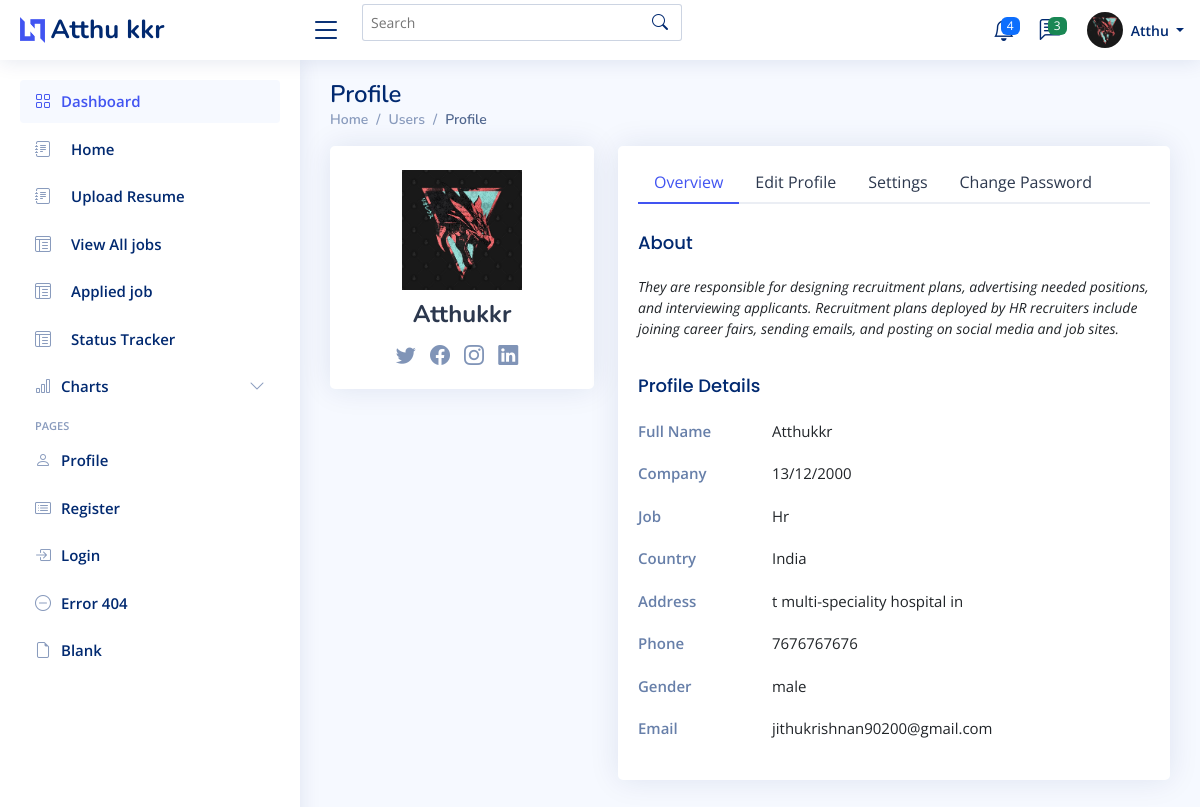
The page /update_profile_job (signed in) on the database its author committed.
### UserApplicant/models.py (models this page shows, shortened)
class User(AbstractUser):
    email = models.EmailField(unique=True)
    is_employer=models.BooleanField(default=False)
    is_jobseeker=models.BooleanField(default=False)
    has_resume=models.BooleanField(default=False)
    has_company=models.BooleanField(default=False)
    is_verified =models.BooleanField(default=False)
    verification_token= models.CharField(max_length=64,unique=True,blank=True)
    is_blocked =models.BooleanField(default=False)

class jobseeker_Profile(models.Model):
    user =models.OneToOneField(User, on_delete=models.CASCADE)
    phone_number=models.CharField(max_length=15,blank=True,null=True)
    address=models.CharField(max_length=255,blank=True,null=True)
    profile_picture=models.ImageField(upload_to='profile_pictures/',blank=True,null=True)
    first_name=models.CharField(max_length=30,blank=True,null=True)
    last_name=models.CharField(max_length=30,blank=True,null=True)
    date_of_birth=models.DateField(blank=True,null=True)
    about=models.TextField()
    gender=models.CharField(max_length=15,blank=True,null=True)
    education = models.CharField(max_length=100, blank=True, null=True)
    job=models.CharField(max_length=50,blank=True,null=True)
    country=models.CharField(max_length=50,blank=True,null=True)
    skills = models.ManyToManyField(Skill)
    x =models.URLField(max_length=255,blank=True,null=True)
    insta =models.URLField(max_length=255,blank=True,null=True)
    facebook=models.URLField(max_length=255,blank=True,null=True)
    linkedin=models.URLField(max_length=255,blank=True,null=True)

### UserApplicant/views.py (the view, shortened to what this page needs)
# urls.py: path('update_profile_job',UpdateJobSeekerProfileView.as_view(),name="update_profile_job"),
class UpdateJobSeekerProfileView(View):
    template_name = "Profile/sprofile.html"
    form_class = jobseekerProfileForm
    def get(self, request):
        if not request.user.is_authenticated or not request.user.is_jobseeker:
            messages.warning(request, 'Permission denied.')
            return redirect('update_profile_job')
        try:
            profile =jobseeker_Profile.objects.get(user=request.user)
        except jobseeker_Profile.DoesNotExist:
            profile =jobseeker_Profile(user=request.user)
        form = self.form_class(instance=profile)
        context = {
            'form': form,
            'profile': profile,
        }
        return render(request, self.template_name, context)

### templates/Profile/sprofile.html (shortened to what this page needs)
{% extends 'Dashboard/Dashboard.html' %}
{% load widget_tweaks %}
{% load static %}
{% block header %}
{% if request.user.is_jobseeker%}
  <header id="header" class="header fixed-top d-flex align-items-center">
    <div class="d-flex align-items-center justify-content-between">
      <a href="index.html" class="logo d-flex align-items-center">
        <img src="{% static 'img/img/logo.png' %}" alt="">
        <span class="d-none d-lg-block">{{ request.user.jobseeker_profile.first_name }} {{ request.user.jobseeker_profile.last_name }}</span>
      </a>
      <i class="bi bi-list toggle-sidebar-btn"></i>
    </div>
{% block search1 %}
<div class="search-bar">
  <form class="search-form d-flex align-items-center" method="POST" action="#">
    <input type="text" name="query" placeholder="Search" title="Enter search keyword">
    <button type="submit" title="Search"><i class="bi bi-search"></i></button>
  </form>
</div>
{% endblock search1 %}
    <nav class="header-nav ms-auto">
      <ul class="d-flex align-items-center">
        <li class="nav-item dropdown">
          <a class="nav-link nav-icon" href="#" data-bs-toggle="dropdown">
            <span class="badge bg-primary badge-number">4</span>
          </a>
        </li>
        <li class="nav-item dropdown">
          <a class="nav-link nav-icon" href="#" data-bs-toggle="dropdown">
            <span class="badge bg-success badge-number">3</span>
          </a>
        </li>
        <li class="nav-item dropdown pe-3">
          <a class="nav-link nav-profile d-flex align-items-center pe-0" href="#" data-bs-toggle="dropdown">
            {% if request.user.jobseeker_profile.profile_picture %}
                   <img src="{{ request.user.jobseeker_profile.profile_picture.url }}" alt="Profile" class="rounded-circle">
            {% else %}
                   <img src="{% static 'images/faces/face28.png' %}" alt="Default Profile Picture">
            {% endif %}
            <span class="d-none d-md-block dropdown-toggle ps-2">{{ request.user.jobseeker_profile.first_name }}
            </span>
          </a>
        </li>
      </ul>
    </nav>
  </header>
  {% endif %}
  {% endblock header %}
{% block sidebar %}
{% if request.user.is_jobseeker %}
<aside id="sidebar" class="sidebar">
  <ul class="sidebar-nav" id="sidebar-nav">
    <li class="nav-item">
      <a class="nav-link " href="index.html">
        <i class="bi bi-grid"></i>
        <span>Dashboard</span>
      </a>
    </li>
    <li class="nav-item">
      <a class="nav-link collapsed"  href="{% url "jobseeker_dash" %}">
        <i class="bi bi-journal-text"></i> <span>Home</span>
      </a>
    </li>
    <li class="nav-item">
      <a class="nav-link collapsed"  href="{% url "update_resume" %}">
        <i class="bi bi-journal-text"></i> <span>Upload Resume</span>
      </a>
    </li>
      <li class="nav-item">
        <a class="nav-link collapsed"  href="{% url "seeker_view_all_jobs" %}">
          <i class="bi bi-layout-text-window-reverse"></i><span>View All jobs</span>
        </a>
      </li>
      <li class="nav-item">
        <a class="nav-link collapsed"  href="{% url "applied_job" %}">
          <i class="bi bi-layout-text-window-reverse"></i><span>Applied job</span>
        </a>
      </li>
      <li class="nav-item">
        <a class="nav-link collapsed"  href="{% url "status_track_seeker" %}">
          <i class="bi bi-layout-text-window-reverse"></i><span>Status Tracker</span>
        </a>
      </li>
    <li class="nav-item">
      <a class="nav-link collapsed" data-bs-target="#charts-nav" data-bs-toggle="collapse" href="{% url "jobseeker_dash" %}">
        <i class="bi bi-bar-chart"></i><span>Charts</span><i class="bi bi-chevron-down ms-auto"></i>
      </a>
    </li>
    <li class="nav-heading">Pages</li>
    <li class="nav-item">
      <a class="nav-link collapsed" href="{% url "update_profile_job" %}">
        <i class="bi bi-person"></i>
        <span>Profile</span>
      </a>
    </li>
    <li class="nav-item">
      <a class="nav-link collapsed" href="{% url "register_seeker" %}">
        <i class="bi bi-card-list"></i>
        <span>Register</span>
      </a>
    </li>
    <li class="nav-item">
      <a class="nav-link collapsed" href="{% url "login_user" %}">
        <i class="bi bi-box-arrow-in-right"></i>
        <span>Login</span>
      </a>
    </li>
    <li class="nav-item">
      <a class="nav-link collapsed" href="#">
        <i class="bi bi-dash-circle"></i>
        <span>Error 404</span>
      </a>
    </li>
    <li class="nav-item">
      <a class="nav-link collapsed" href="#">
        <i class="bi bi-file-earmark"></i>
        <span>Blank</span>
      </a>
    </li>
  </ul>
</aside>
{% endif %}
{% endblock sidebar %}
{% block main %}
<main id="main" class="main">
    <div class="pagetitle">
      <h1>Profile</h1>
      <nav>
        <ol class="breadcrumb">
          <li class="breadcrumb-item"><a href="index.html">Home</a></li>
          <li class="breadcrumb-item">Users</li>
          <li class="breadcrumb-item active">Profile</li>
        </ol>
      </nav>
    </div>
    <section class="section profile">
      <div class="row">
        <div class="col-xl-4">
          <div class="card">
            {% if request.user.is_jobseeker %}
            <div class="card-body profile-card pt-4 d-flex flex-column align-items-center">
              {% if request.user.jobseeker_profile.profile_picture %}
              <img src="{{ request.user.jobseeker_profile.profile_picture.url }}" alt="Profile Picture" class="img-fluid">
          {% endif %}
              <h2>{{ request.user.jobseeker_profile.first_name}}{{ request.user.jobseeker_profile.last_name}}</h2>
              <div class="social-links mt-2">
                <a href="{{ request.user.jobseeker_profile.x }}" class="twitter"><i class="bi bi-twitter"></i></a>
                <a href="{{ request.user.jobseeker_profile.facebook }}" class="facebook"><i class="bi bi-facebook"></i></a>
                <a href="{{ request.user.jobseeker_profile.insta }}" class="instagram"><i class="bi bi-instagram"></i></a>
                <a href="{{ request.user.jobseeker_profile.linkedin }}" class="linkedin"><i class="bi bi-linkedin"></i></a>
              </div>
            </div>
              {% endif %}
          </div>
        </div>
        {% if request.user.is_jobseeker %}
        <div class="col-xl-8">
          <div class="card">
            <div class="card-body pt-3">
              <ul class="nav nav-tabs nav-tabs-bordered" id="myTab" role="tablist">
                <li class="nav-item">
                  <button class="nav-link active" data-bs-toggle="tab" data-bs-target="#profile-overview">Overview</button>
                </li>
                <li class="nav-item">
                  <button class="nav-link" data-bs-toggle="tab" data-bs-target="#profile-edit">Edit Profile</button>
                </li>
                <li class="nav-item">
                  <button class="nav-link" data-bs-toggle="tab" data-bs-target="#profile-settings">Settings</button>
                </li>
                <li class="nav-item">
                  <button class="nav-link" data-bs-toggle="tab" data-bs-target="#profile-change-password">Change Password</button>
                </li>
              </ul>
              <div class="tab-content pt-2">
                <div class="tab-pane fade show active profile-overview" id="profile-overview">
                  <h5 class="card-title">About</h5>
                  <p class="small fst-italic">{{ request.user.jobseeker_profile.about}}</p>
                  <h5 class="card-title">Profile Details</h5>
                  <div class="row">
                    <div class="col-lg-3 col-md-4 label ">Full Name</div>
                    <div class="col-lg-9 col-md-8">{{ request.user.jobseeker_profile.first_name}}{{ request.user.jobseeker_profile.last_name}}</div>
                  </div>
                  <div class="row">
                    <div class="col-lg-3 col-md-4 label">Company</div>
                    <div class="col-lg-9 col-md-8">{{ request.user.jobseeker_profile.date_of_birth|date:"d/m/Y"}}</div>
                  </div>
                  <div class="row">
                    <div class="col-lg-3 col-md-4 label">Job</div>
                    <div class="col-lg-9 col-md-8">{{ request.user.jobseeker_profile.job}}</div>
                  </div>
                  <div class="row">
                    <div class="col-lg-3 col-md-4 label">Country</div>
                    <div class="col-lg-9 col-md-8">{{ request.user.jobseeker_profile.country}}</div>
                  </div>
                  <div class="row">
                    <div class="col-lg-3 col-md-4 label">Address</div>
                    <div class="col-lg-9 col-md-8">{{ request.user.jobseeker_profile.address}}</div>
                  </div>
                  <div class="row">
                    <div class="col-lg-3 col-md-4 label">Phone</div>
                    <div class="col-lg-9 col-md-8">{{ request.user.jobseeker_profile.phone_number}}</div>
                  </div>
                  <div class="row">
                    <div class="col-lg-3 col-md-4 label">Gender</div>
                    <div class="col-lg-9 col-md-8">{{ request.user.jobseeker_profile.gender}}</div>
                  </div>
                  <div class="row">
                    <div class="col-lg-3 col-md-4 label">Email</div>
                    <div class="col-lg-9 col-md-8">{{ request.user.email}}</div>
                  </div>
                </div>
              </div>
            </div>
          </div>
        </div>
        {% endif %}
      </div>
    </section>
  </main>
{% endblock main %}
{% block script %}
<link rel="stylesheet" href="https://ajax.googleapis.com/ajax/libs/jqueryui/1.12.1/themes/smoothness/jquery-ui.css">
{% endblock script %}

### rows shown on the page
User: user.jobseeker_profile.first_name "Atthu", user.jobseeker_profile.last_name "kkr", user.jobseeker_profile.profile_picture (picture), user.jobseeker_profile.about "They are responsible for designing recruitment plans, advertising needed positions, and interviewing applicants. Recruitment plans deployed by HR recruiters include joining career fairs, sending emails, and posting on social media and job sites.", user.jobseeker_profile.date_of_birth "13/12/2000", user.jobseeker_profile.job "Hr", user.jobseeker_profile.country "India", user.jobseeker_profile.address "t multi-speciality hospital in", user.jobseeker_profile.phone_number "7676767676", user.jobseeker_profile.gender "male", user.email "jithukrishnan90200@gmail.com"
